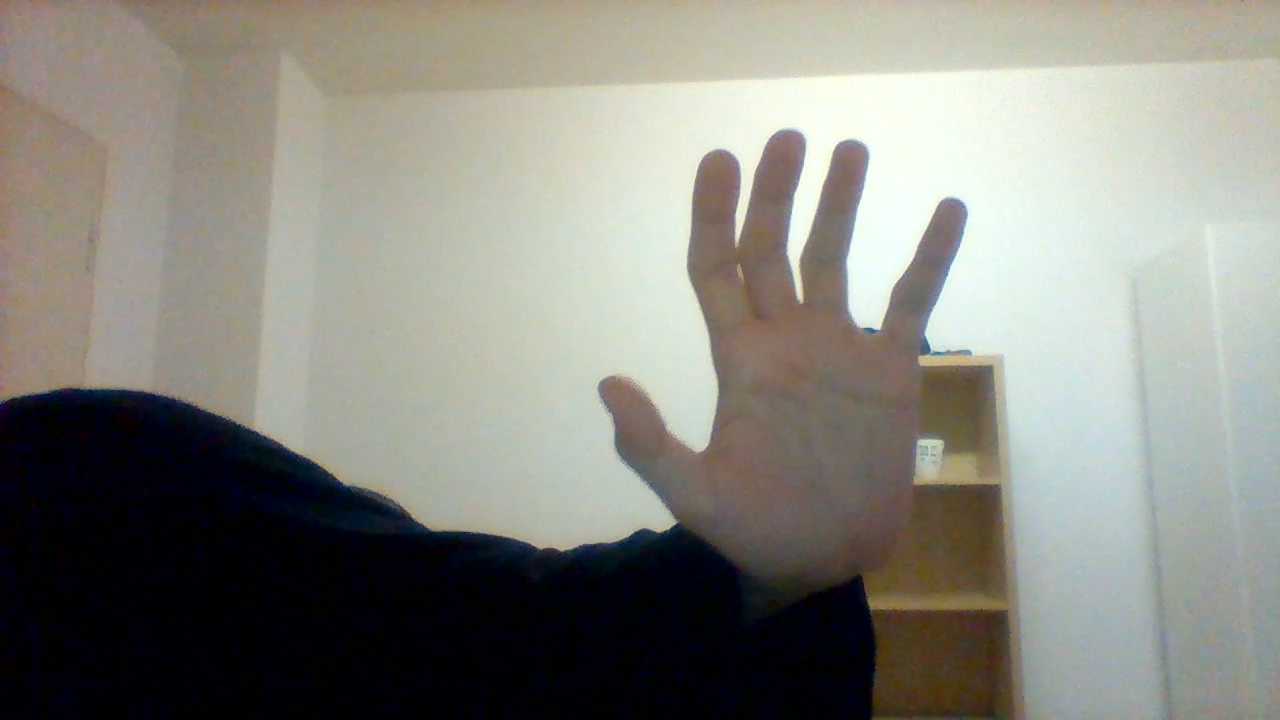
#> input picture tests/gesture_001.png, 1280 x 720 px
$ python -i SkinDetector.py   (imports and definitions only)
#> lines starting #> are read from the running program, lines starting #| are printed output that depends on the picture; after the words box and inside, x2 and y2 are one past the last pixel; in counts of white or black regions, pixels touching at a corner belong together
#> further down, picture is the input picture: shape (720, 1280, 3); mean B, G, R 127.9, 135.6, 136.4
import cv2
import time
import numpy as np
import os


class SkinDetector:
    """
    # Usage example:
    sd = SkinDetector()
    sd.show_instructions(vid_file)
    sd.extract_hsv_model(vid_file)

    sd.stretch_hsv_limits(amount = .1)
    # loop through the video, get current image im and
    sd.apply_mask(im)
    """
    def __init__(self,
            hsv_low = np.array([0, 48, 80], np.uint8),
            hsv_high = np.array([20, 255, 255], np.uint8),
            ycrcb_low = np.array([90, 100, 130], np.uint8),
            ycrcb_high = np.array([230, 120, 180], np.uint8)):
        # skin detection HSV domain limits
        self.hsv_low = hsv_low
#> self.hsv_low = [0, 48, 80]
        self.hsv_high = hsv_high
#> self.hsv_high = [20, 255, 255]
        self.ycrcb_low = ycrcb_low
#> self.ycrcb_low = [90, 100, 130]
        self.ycrcb_high = ycrcb_high
#> self.ycrcb_high = [230, 120, 180]
        self.timeout = 15
        self._instructions = '\n\n\n\n\n'\
                'Please place your hand in the\n'\
                'green rectangle. When scanning\nstarts,'\
                'scan the palm and the\n'\
                'back for a few seconds.\n'\
                'When ready to start,\npress any key.\n\n'\
                'Try to keep only the skin in the box\n'\
                'and no other objects.'
        self.mask = None
        self.accum_hsv_hist = None

    # [108 lines left out: functions text_on_image, show_instructions, extract_hsv_model, stretch_hsv_limits, not called in this run]


    def apply_hsv_mask(self, im, mirror = True):
#> called with mirror = True
        assert len(im.shape) == 3,\
            "This method takes a BGR image and finds the"\
            "skin"
        if mirror:
            im = cv2.flip(im, 1)
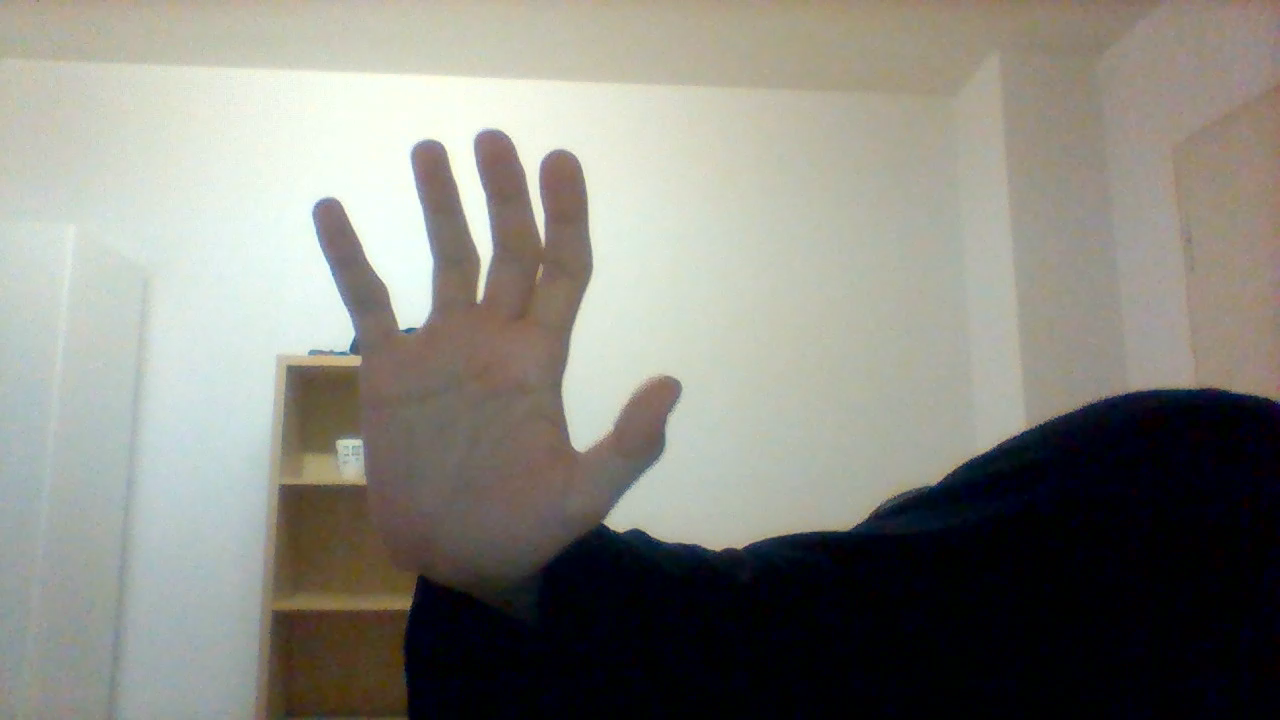
#> im: shape (720, 1280, 3); mean of channels 0, 1, 2 127.9, 135.6, 136.4; drawn as B, G, R
        hsv = cv2.cvtColor(im, cv2.COLOR_BGR2HSV)
#> hsv: shape (720, 1280, 3); mean H, S, V 55.5, 77.5, 141.4
        self.mask = cv2.inRange(hsv, self.hsv_low,\
            self.hsv_high)
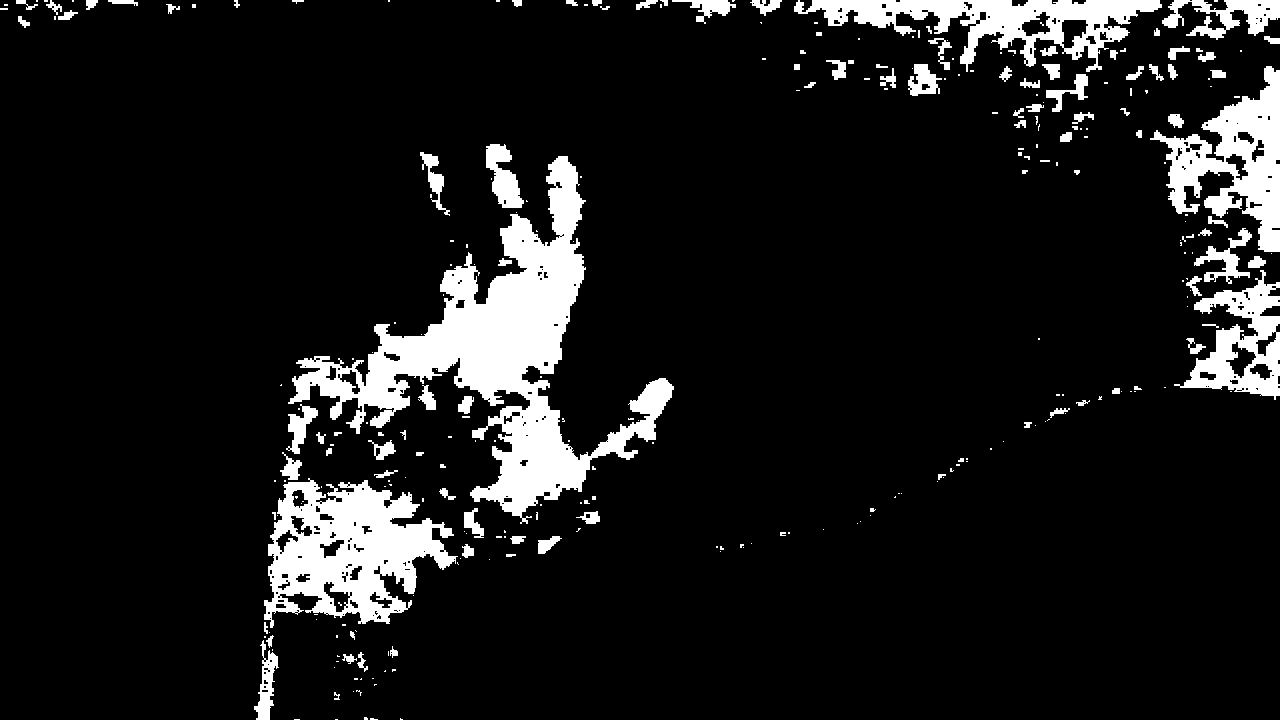
#> self.mask: shape (720, 1280); 10.2% white; 299 white regions (189 under 20 px), largest, box (x1, y1, x2, y2) and area: (288, 156, 674, 524) 35349, (264, 478, 458, 628) 15937, (1150, 66, 1280, 252) 9915
        hsv = cv2.bitwise_and(hsv, hsv, mask = self.mask)
#> hsv: shape (720, 1280, 3); mean H, S, V 1.4, 7.2, 13.3
        im_skin = cv2.bitwise_and(im, im, mask = self.mask)
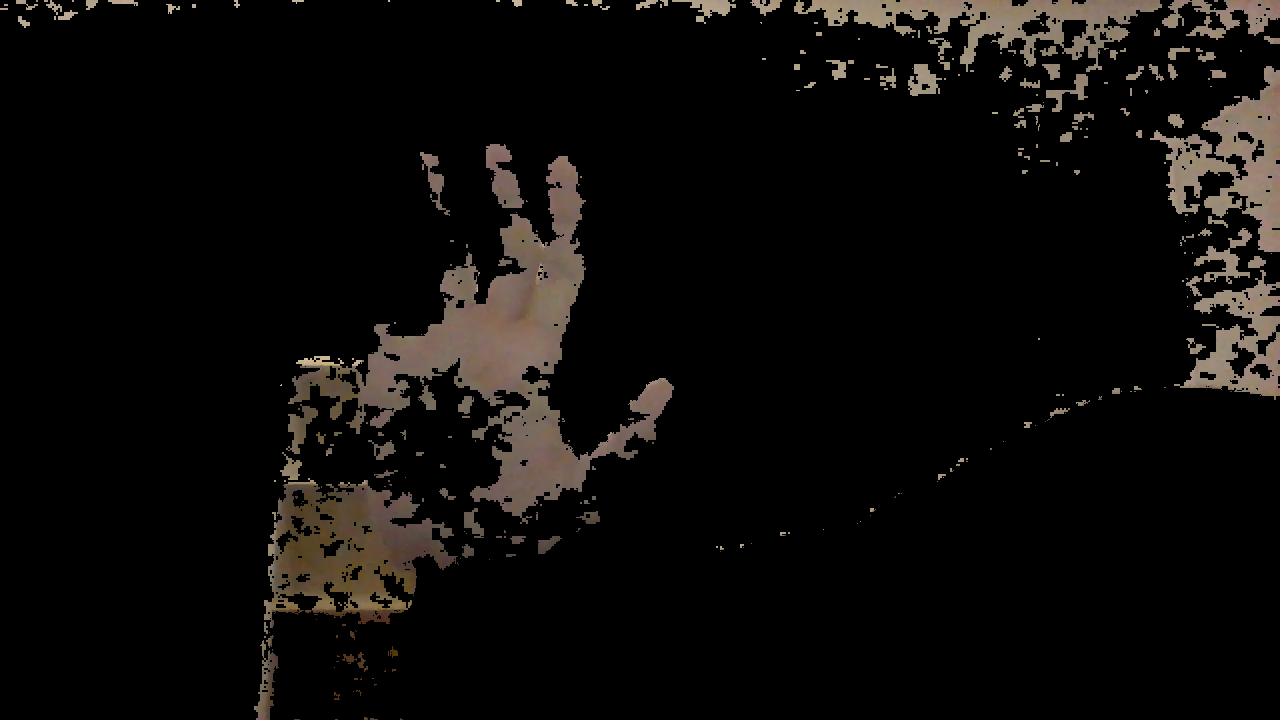
#> im_skin: shape (720, 1280, 3); mean of channels 0, 1, 2 9.8, 11.4, 13.3; drawn as B, G, R
        return im_skin


    # [32 lines left out: functions backproject, apply_ycrcb_mask, not called in this run]


    def smoothen_mask(self, rad = 9, iterations = 2):
        assert self.mask is not None, \
            "mask processing follows the apply_mask method"
        # TODO: opening followed by closing


    ##
    # @brief
    #
    # @param im input 3D image
    # @param colour reference colour. We measure the distance from it
    # @param channels which channels of input image to measure from
    #
    # @return a numpy array, dark = small distance, white = high
    # [31 lines left out: function match_colour, not called in this run]


>>> import cv2
>>> picture = cv2.imread('../tests/gesture_001.png')
>>> result = SkinDetector().apply_hsv_mask(picture)
